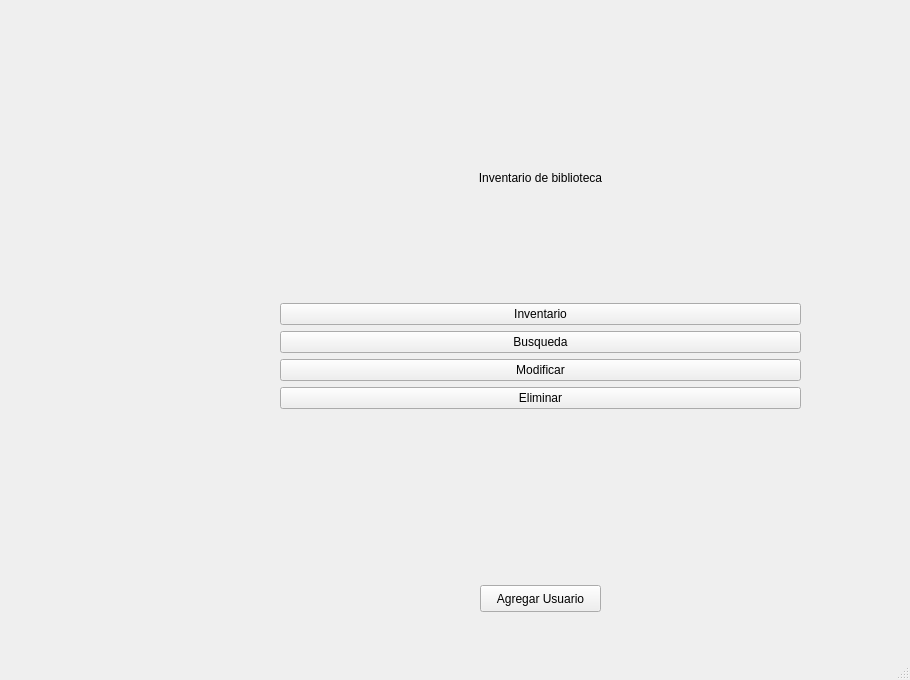
<?xml version="1.0" encoding="UTF-8"?>
<ui version="4.0">
 <class>mainwindow</class>
 <widget class="QMainWindow" name="mainwindow">
  <property name="geometry">
   <rect>
    <x>0</x>
    <y>0</y>
    <width>910</width>
    <height>680</height>
   </rect>
  </property>
  <property name="contextMenuPolicy">
   <enum>Qt::NoContextMenu</enum>
  </property>
  <property name="windowTitle">
   <string>Inventario</string>
  </property>
  <property name="windowOpacity">
   <double>0.990000000000000</double>
  </property>
  <widget class="QWidget" name="centralwidget">
   <widget class="QWidget" name="widget" native="true">
    <property name="geometry">
     <rect>
      <x>240</x>
      <y>30</y>
      <width>631</width>
      <height>621</height>
     </rect>
    </property>
    <property name="layoutDirection">
     <enum>Qt::LeftToRight</enum>
    </property>
    <property name="autoFillBackground">
     <bool>true</bool>
    </property>
    <widget class="QWidget" name="layoutWidget">
     <property name="geometry">
      <rect>
       <x>40</x>
       <y>30</y>
       <width>521</width>
       <height>591</height>
      </rect>
     </property>
     <layout class="QVBoxLayout" name="verticalLayout_2">
      <property name="sizeConstraint">
       <enum>QLayout::SetMaximumSize</enum>
      </property>
      <item>
       <layout class="QVBoxLayout" name="verticalLayout">
        <item>
         <widget class="QLabel" name="lbl_titulo">
          <property name="enabled">
           <bool>true</bool>
          </property>
          <property name="styleSheet">
           <string notr="true">
font: 24pt &quot;Sans Serif&quot;;</string>
          </property>
          <property name="text">
           <string>Inventario de biblioteca</string>
          </property>
          <property name="textFormat">
           <enum>Qt::RichText</enum>
          </property>
          <property name="alignment">
           <set>Qt::AlignCenter</set>
          </property>
         </widget>
        </item>
        <item>
         <widget class="QPushButton" name="btn_1">
          <property name="text">
           <string>Inventario</string>
          </property>
         </widget>
        </item>
        <item>
         <widget class="QPushButton" name="btn_2">
          <property name="text">
           <string>Busqueda</string>
          </property>
         </widget>
        </item>
        <item>
         <widget class="QPushButton" name="btn_3">
          <property name="text">
           <string>Modificar</string>
          </property>
         </widget>
        </item>
        <item>
         <widget class="QPushButton" name="btn_4">
          <property name="text">
           <string>Eliminar</string>
          </property>
         </widget>
        </item>
        <item>
         <widget class="QWidget" name="widget_2" native="true">
          <widget class="QPushButton" name="boton_agregarUsuario">
           <property name="geometry">
            <rect>
             <x>200</x>
             <y>170</y>
             <width>121</width>
             <height>27</height>
            </rect>
           </property>
           <property name="text">
            <string>Agregar Usuario</string>
           </property>
          </widget>
         </widget>
        </item>
       </layout>
      </item>
     </layout>
    </widget>
   </widget>
  </widget>
  <widget class="QStatusBar" name="statusbar"/>
 </widget>
 <resources>
  <include location="rs.qrc"/>
 </resources>
 <connections/>
</ui>
